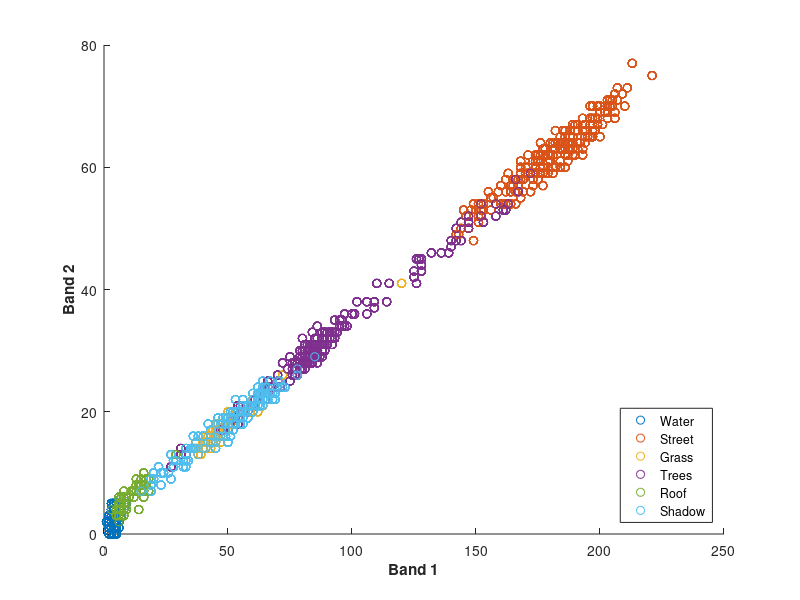

Write the MATLAB code that produced this figure.
result1 = [];
result2 = [];
resultcv = [];
r3 = [];

for i= 1:10
   %training data;
    load mitrain.txt;
    train=mitrain; 
    clear mitrain;
    label_train = train(:,1);
    
gscatter(train(:,3),train(:,4),label_train);
 b=legend('Water','Street','Grass','Trees','Roof','Shadow');
set(b,'Location','SouthEast');
xlabel('Band 1','FontWeight','bold');
ylabel('Band 2','FontWeight','bold');    
   
    train(:,1:2)=[];
    train = train(:,1:i);
    mx_train = max(train(:));
    mn_train = min(train(:));
    
    %test data;
    load mitest.txt;
    test = mitest;
    clear  mitest;
    label_test = test(:,1);
    test(:,1:2)=[];
    test = test(:,1:i);
    mx_test = (max(test(:)));
    mn_test = min(test(:));
    
    train = (train-mn_train) ./ (mx_train-mn_train);
    test = (test-mn_test) ./ (mx_test-mn_test);

    addpath('I:\libsvm-3.22\matlab');
    
  bestc=5; bestg=7.5;
    
%  bestcv=0; bestc=0; bestg=0;
%    for c = 0:1:5
%       for g = 0:0.5:8
%             cmd=['-t 2 -v 10 -c ',num2str(c), ' -g 4', num2str(g)];
%            cv = svmtrain(label_train, train, cmd);
%          if(cv>bestcv)
%                bestcv=cv; bestc=c; bestg=g;
%             end
%             fprintf('%g   %g  %g (best c=%g, g=%g, rate=%g)\n', c, g, cv, bestc, bestg, bestcv);
%        end
%      end
%      
%     resultcv = [resultcv bestcv];
    cmd=['-t 2 -c ',num2str(bestc), ' -g 4', num2str(bestg)];
    
    
   model = svmtrain(label_train,train,cmd);
   % fprintf('\n\nTraining Data Accuracy: \n\n ');
%     [predict_label, trainingaccuracy, dec_values]= svmpredict(label_train, train, model);
%     result1 = [result1 trainingaccuracy(1)];
   
    fprintf('\n\nTest Data Accuracy: \n\n ');
    [predict_label, testaccuracy, dec_values] = svmpredict(label_test, test, model);
    result2 = [result2 testaccuracy(1)];
end
   
     s = mean(result2) ;


